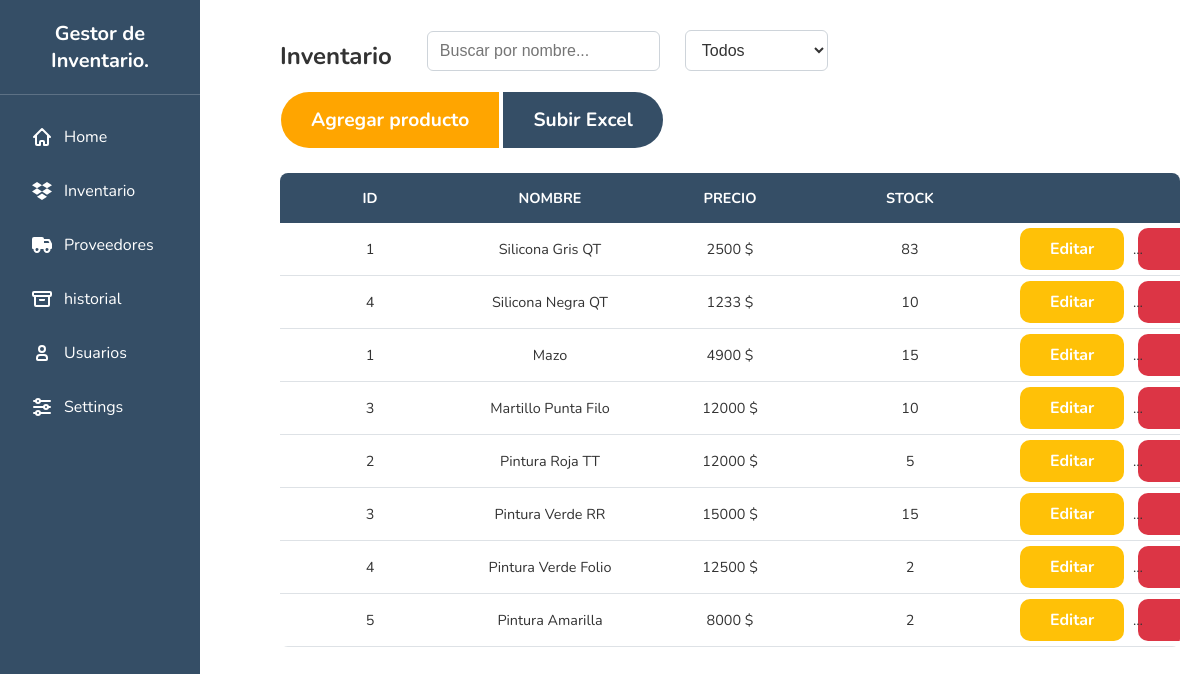
Page /inventario (signed in) on the earlier database version.
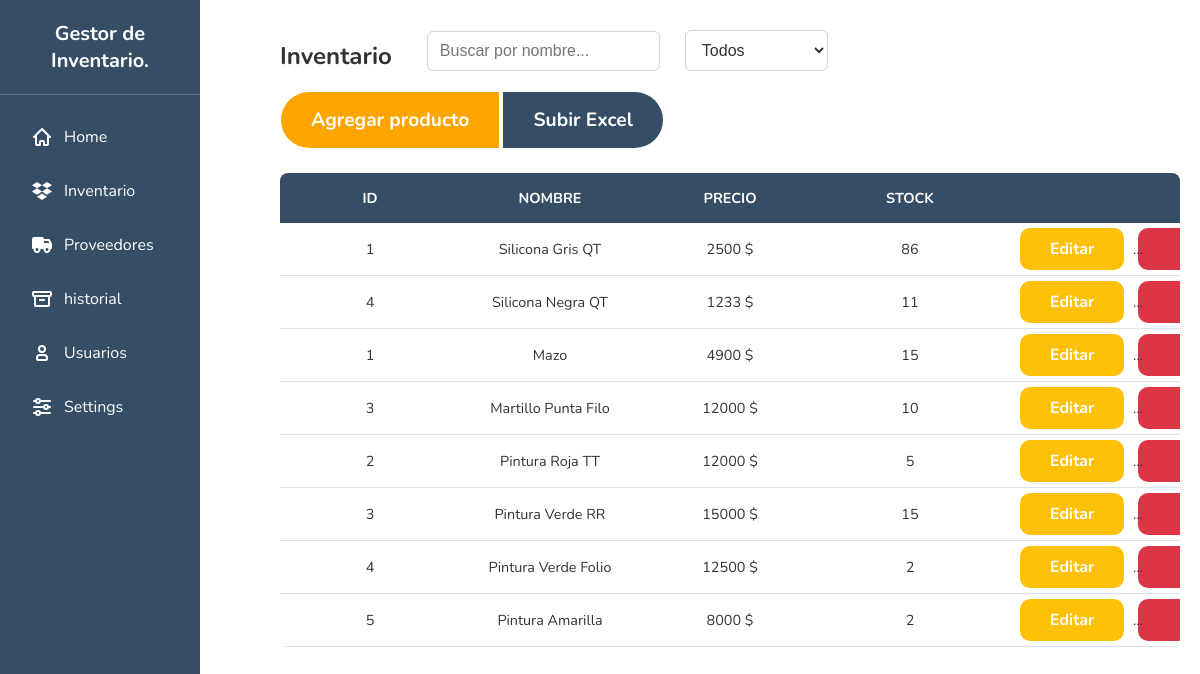
Same page on the later database version.
### inventory/models.py (models this page shows, shortened)
class Producto(models.Model):
    name = models.CharField(max_length=200, default='Sin nombre')
    type = models.CharField(max_length=200, blank=False)
    price = models.IntegerField()
    stock = models.IntegerField(default=0)
    choices = (
        ('AVAILABLE', 'Item ready to be purchased'),
        ('SOLD', 'Item already purchased'),
        ('RESTOCKING', 'Item restocking in a few days')
    )
    status = models.CharField(max_length=10, choices=choices, default='SOLD')
    issues = models.CharField(max_length=50, default="No Issues")
    date_added = models.DateTimeField(default=now, editable=False)
    class Meta:
        abstract = True

class Sellantes(Producto):
    pass

### inventory/views.py (the view, shortened to what this page needs)
# urls.py: re_path(r'^inventario$', inventario, name='inventario'),
@login_required
def inventario(request):
    q = request.GET.get('q', '')
    tipo = request.GET.get('type', '')
    sellantes = Sellantes.objects.all()
    herramientas = Herramientas.objects.all()
    pinturas = Pinturas.objects.all()
    if q:
        sellantes = sellantes.filter(name__icontains=q)
        herramientas = herramientas.filter(name__icontains=q)
        pinturas = pinturas.filter(name__icontains=q)
    items = [
        {"item": sellante, "category": "Sellantes"} for sellante in sellantes
    ] + [
        {"item": herramienta, "category": "Herramientas"} for herramienta in herramientas
    ] + [
        {"item": pintura, "category": "Pinturas"} for pintura in pinturas
    ]
    context = {
        'items': items,
    }
    return render(request, 'inv/inventario.html', context)

### inventory/templates/inv/inventario.html (shortened to what this page needs)
{% extends 'inv/base.html' %}
{% block body %}
<div class="container-set-inventory">
  <div class="add_buttons">
    <div class="inventory-left">
      <h2>Inventario</h2>
      <div class="button-group">
        <input type="text" id="searchInput" placeholder="Buscar por nombre..."
          class="form-control d-inline-block w-auto" />
      </div>
      <div class="button-group">
        <select id="filterType" class="form-select d-inline-block w-auto">
          <option value="">Todos</option>
        </select>
      </div>
    </div>
    <div class="inventory-right">
      <div class="button-group">
        <div class="button-group-fused">
          <a href="{% url 'agregar_producto' %}" class=" agregar-producto">Agregar producto</a>
          <a href="{% url 'upload_products_excel' %}" class=" agregar-excel">Subir Excel</a>
        </div>
      </div>
    </div>
  </div>
</div>
<div id="tablaProductos">
  {% include 'inv/tabla_productos.html' %}
</div>
{% endblock %}

### inventory/templates/inv/tabla_productos.html (shortened to what this page needs)
<div class="table-responsive">
  <table class="table table-hover fixed-table">
    <thead>
      <tr>
        <th>id</th>
        <th>Nombre</th>
        <th>Precio</th>
        <th>Stock</th>
        <th></th>
      </tr>
    </thead>
    <tbody>
      {% for entry in items %}
      <tr>
        <td>{{ entry.item.pk }}</td>
        <td>{{ entry.item.name }}</td>
        <td>{{ entry.item.price }} $</td>
        <td>{{ entry.item.stock }}</td>
        <td>
          {% if entry.category == "Sellantes" %}
          <a href="{% url 'edit_sellante' entry.item.pk %}" class="btn btn-warning btn-sm" role="button"
            aria-pressed="true">Editar</a>
          <a href="{% url 'delete_sellante' entry.item.pk %}" class="btn btn-danger btn-sm delete-product-btn"
            role="button" aria-pressed="true">x</a>
          {% elif entry.category == "Herramientas" %}
          <a href="{% url 'edit_herramienta' entry.item.pk %}" class="btn btn-warning btn-sm" role="button"
            aria-pressed="true">Editar</a>
          <a href="{% url 'delete_herramienta' entry.item.pk %}" class="btn btn-danger btn-sm delete-product-btn"
            role="button" aria-pressed="true">x</a>
          {% elif entry.category == "Pinturas" %}
          <a href="{% url 'edit_pintura' entry.item.pk %}" class="btn btn-warning btn-sm" role="button"
            aria-pressed="true">Editar</a>
          <a href="{% url 'delete_pintura' entry.item.pk %}" class="btn btn-danger btn-sm delete-product-btn"
            role="button" aria-pressed="true">x</a>
          {% endif %}
        </td>
      </tr>
      {% empty %}
      <tr>
        <td colspan="5">No hay productos que mostrar</td>
      </tr>
      {% endfor %}
    </tbody>
  </table>
</div>

Differences in the rows shown:
changed Sellantes "Silicona Gris QT": item.stock "83" → "86"
changed Sellantes "Silicona Negra QT": item.stock "10" → "11"
